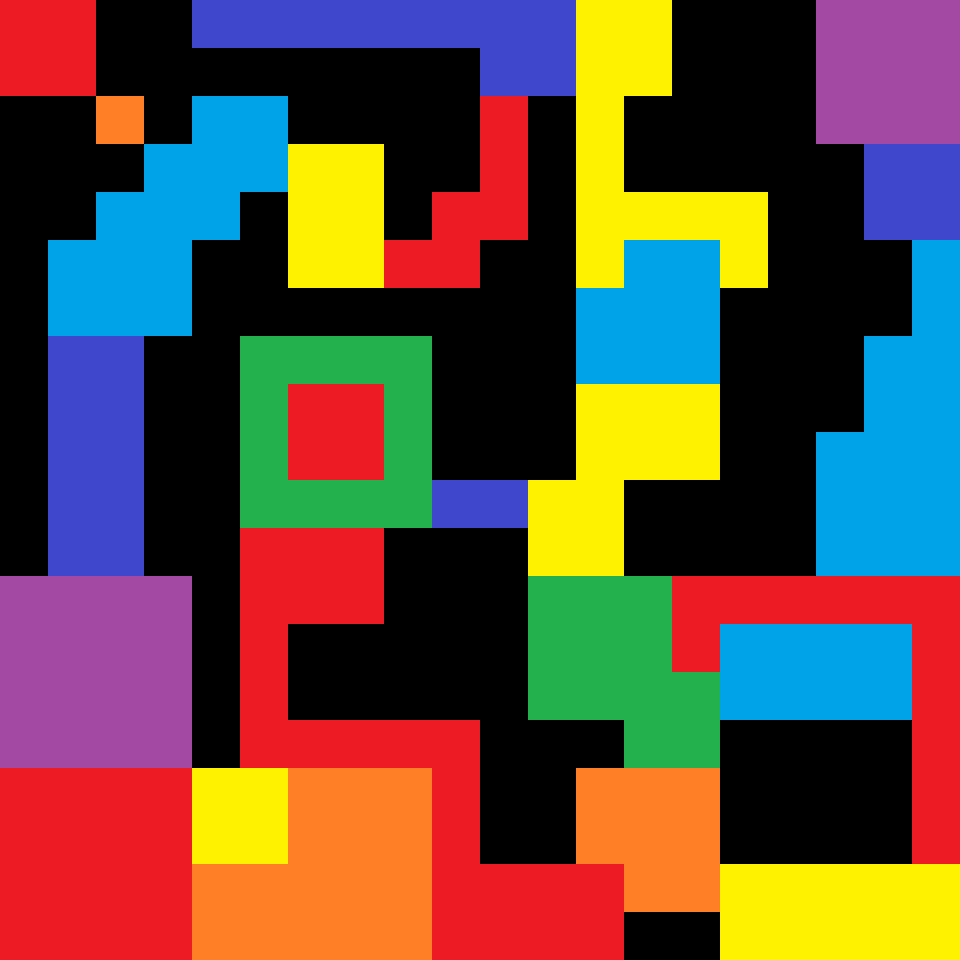

Rendered tile map (Tiled .tmx) drawn with the repository's tilesets; below, a short description and the map source with its tile grids summarised:
An orthogonal 20x20 tile map with 48x48 px tiles, 26 tile layers (Red0, Red1, Red2, Red3, ...), 1 hidden layer not drawn, 3 tilesets and 21 objects.

<map version="1.0" tiledversion="1.0.3" orientation="orthogonal" renderorder="left-up" width="20" height="20" tilewidth="48" tileheight="48" nextobjectid="30">
 <tileset firstgid="1" source="../../../Tiles1.tsx" />
 <tileset firstgid="9" source="Tiles1.tsx" />
 <tileset firstgid="17" source="Coin.tsx" />
 <layer name="Map" width="20" height="20" visible="0">
  <data>[400 cells, 252 non-empty, 11 distinct tile ids]</data>
 </layer>
 <layer name="Red0" width="20" height="20">
  <data>[400 cells, 16 non-empty, 1 distinct tile ids]</data>
 </layer>
 <layer name="Red1" width="20" height="20">
  <data>[400 cells, 23 non-empty, 1 distinct tile ids]</data>
 </layer>
 <layer name="Red2" width="20" height="20">
  <data>[400 cells, 12 non-empty, 1 distinct tile ids]</data>
 </layer>
 <layer name="Red3" width="20" height="20">
  <data>[400 cells, 4 non-empty, 1 distinct tile ids]</data>
 </layer>
 <layer name="Red4" width="20" height="20">
  <data>[400 cells, 6 non-empty, 1 distinct tile ids]</data>
 </layer>
 <layer name="Red5" width="20" height="20">
  <data>[400 cells, 4 non-empty, 1 distinct tile ids]</data>
 </layer>
 <layer name="Orange0" width="20" height="20">
  <data>[400 cells, 16 non-empty, 1 distinct tile ids]</data>
 </layer>
 <layer name="Orange1" width="20" height="20">
  <data>[400 cells, 8 non-empty, 1 distinct tile ids]</data>
 </layer>
 <layer name="Orange2" width="20" height="20">
  <data>[400 cells, 1 non-empty, 1 distinct tile ids]</data>
 </layer>
 <layer name="Yellow0" width="20" height="20">
  <data>[400 cells, 4 non-empty, 1 distinct tile ids]</data>
 </layer>
 <layer name="Yellow1" width="20" height="20">
  <data>[400 cells, 10 non-empty, 1 distinct tile ids]</data>
 </layer>
 <layer name="Yellow2" width="20" height="20">
  <data>[400 cells, 10 non-empty, 1 distinct tile ids]</data>
 </layer>
 <layer name="Yellow3" width="20" height="20">
  <data>[400 cells, 12 non-empty, 1 distinct tile ids]</data>
 </layer>
 <layer name="Yellow4" width="20" height="20">
  <data>[400 cells, 6 non-empty, 1 distinct tile ids]</data>
 </layer>
 <layer name="Green0" width="20" height="20">
  <data>[400 cells, 12 non-empty, 1 distinct tile ids]</data>
 </layer>
 <layer name="Green1" width="20" height="20">
  <data>[400 cells, 12 non-empty, 1 distinct tile ids]</data>
 </layer>
 <layer name="Blue0" width="20" height="20">
  <data>[400 cells, 8 non-empty, 1 distinct tile ids]</data>
 </layer>
 <layer name="Blue1" width="20" height="20">
  <data>[400 cells, 15 non-empty, 1 distinct tile ids]</data>
 </layer>
 <layer name="Blue2" width="20" height="20">
  <data>[400 cells, 8 non-empty, 1 distinct tile ids]</data>
 </layer>
 <layer name="Blue3" width="20" height="20">
  <data>[400 cells, 14 non-empty, 1 distinct tile ids]</data>
 </layer>
 <layer name="Indigo0" width="20" height="20">
  <data>[400 cells, 2 non-empty, 1 distinct tile ids]</data>
 </layer>
 <layer name="Indigo1" width="20" height="20">
  <data>[400 cells, 4 non-empty, 1 distinct tile ids]</data>
 </layer>
 <layer name="Indigo2" width="20" height="20">
  <data>[400 cells, 10 non-empty, 1 distinct tile ids]</data>
 </layer>
 <layer name="Indigo3" width="20" height="20">
  <data>[400 cells, 10 non-empty, 1 distinct tile ids]</data>
 </layer>
 <layer name="Violet0" width="20" height="20">
  <data>[400 cells, 9 non-empty, 1 distinct tile ids]</data>
 </layer>
 <layer name="Violet1" width="20" height="20">
  <data>[400 cells, 16 non-empty, 1 distinct tile ids]</data>
 </layer>
 <objectgroup name="Object Layer 1">
  <object id="5" gid="17" x="192" y="816" width="48" height="48" />
  <object id="7" gid="17" x="336" y="576" width="48" height="48" />
  <object id="9" gid="17" x="192" y="864" width="48" height="48" />
  <object id="10" gid="17" x="672" y="672" width="48" height="48" />
  <object id="11" gid="17" x="624" y="864" width="48" height="48" />
  <object id="12" gid="17" x="912" y="960" width="48" height="48" />
  <object id="13" gid="17" x="336" y="624" width="48" height="48" />
  <object id="14" gid="17" x="576" y="672" width="48" height="48" />
  <object id="15" gid="17" x="816" y="720" width="48" height="48" />
  <object id="16" gid="17" x="912" y="48" width="48" height="48" />
  <object id="17" gid="17" x="624" y="48" width="48" height="48" />
  <object id="18" gid="17" x="624" y="336" width="48" height="48" />
  <object id="19" gid="17" x="912" y="432" width="48" height="48" />
  <object id="20" gid="17" x="864" y="48" width="48" height="48" />
  <object id="22" gid="17" x="0" y="48" width="48" height="48" />
  <object id="23" gid="17" x="96" y="144" width="48" height="48" />
  <object id="24" gid="17" x="336" y="432" width="48" height="48" />
  <object id="25" gid="17" x="288" y="480" width="48" height="48" />
  <object id="27" gid="17" x="336" y="240" width="48" height="48" />
  <object id="28" gid="17" x="480" y="48" width="48" height="48" />
  <object id="29" gid="17" x="48" y="528" width="48" height="48" />
 </objectgroup>
</map>
